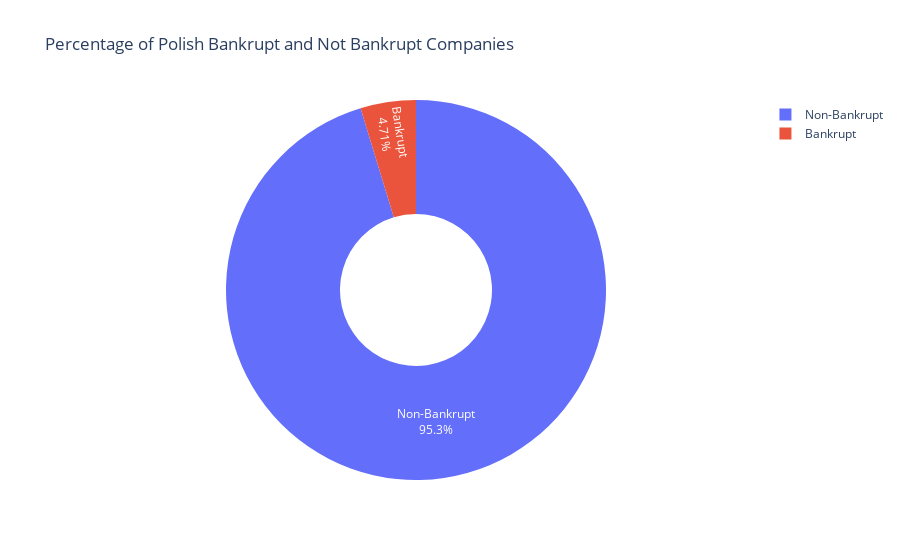

Here is the notebook cell this chart was saved with:
### Code cell
# using go from plotly

fig = go.Figure(
    data=[
        go.Pie(
            labels=class_counts_df["class"],
            values=class_counts_df["counts"],
            marker=dict(colors=custom_colors),
            textinfo="label+percent",
            hoverinfo="label+percent+value",
            hole=0.4,  # for donut
        )
    ]
)

fig.update_layout(
    title_text="Percentage of Polish Bankrupt and Not Bankrupt Companies",
    showlegend=True,
)

fig.show()

### Figure 1 — Plotly figure (JSON) as saved in the notebook; plotly's stock layout.template omitted (floating-point values rounded to 4 significant figures)
{"data": [{"hole": 0.4, "hoverinfo": "label+percent+value", "labels": ["Non-Bankrupt", "Bankrupt"], "marker": {"colors": ["#636efa", "#eb543c"]}, "textinfo": "label+percent", "type": "pie", "values": [10008, 495]}], "layout": {"showlegend": true, "title": {"text": "Percentage of Polish Bankrupt and Not Bankrupt Companies"}}}
